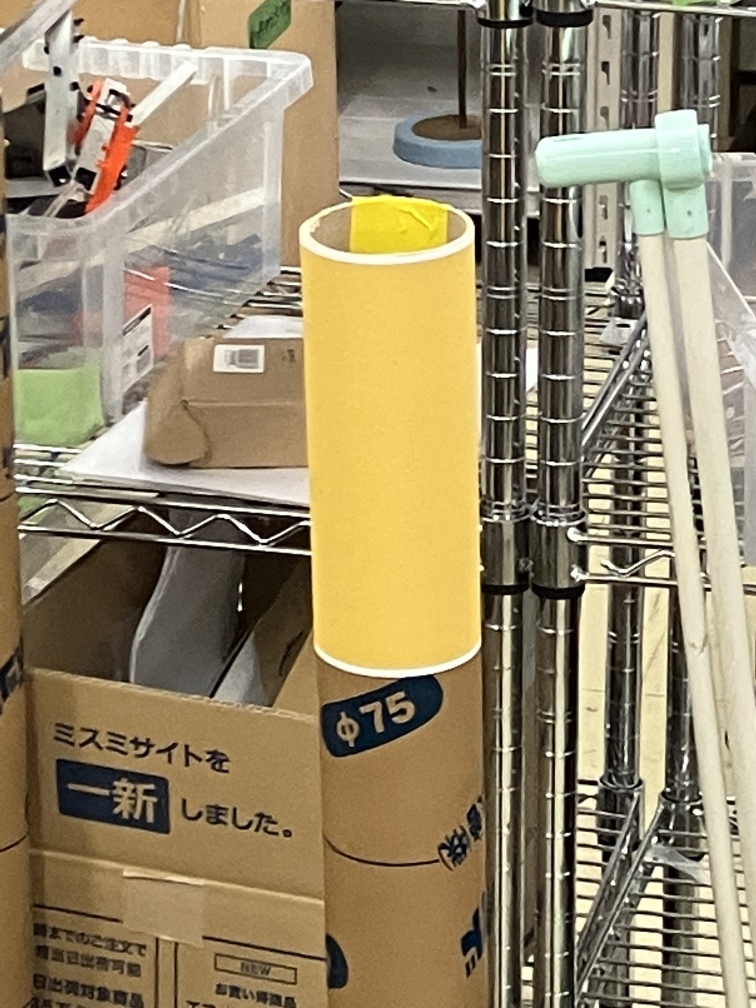
#> input picture G-eye-3.9/test_images/pole2.JPG, 3024 x 4032 px (shown at 1/4 size)
$ python -i H_change_log.py   (imports and definitions only)
#> lines starting #> are read from the running program, lines starting #| are printed output that depends on the picture
#> further down, picture is the input picture: shape (4032, 3024, 3); mean B, G, R 105.3, 135.9, 149.6
import cv2
import numpy as np
import math

def change_H(img):
#    Hi=0.034439

    h,w = img.shape[:2]

    img2=cv2.cvtColor(img,cv2.COLOR_BGR2HSV)
#> img2: shape (4032, 3024, 3); mean H, S, V 23.5, 84.8, 150.6
    H,S,V=cv2.split(img2)
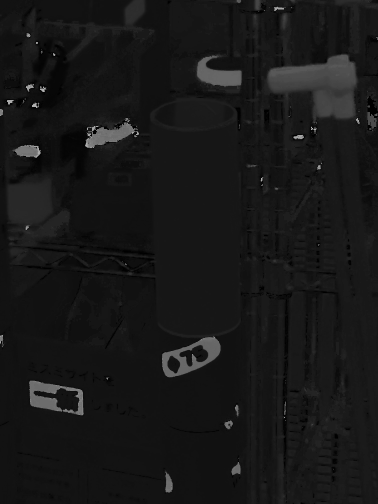
#> H: shape (4032, 3024) (shown at 1/8 size); min 0, max 179, mean 23.5
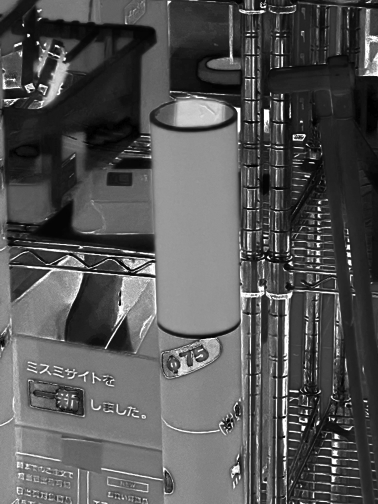
#> S: shape (4032, 3024) (shown at 1/8 size); min 0, max 255, mean 84.8
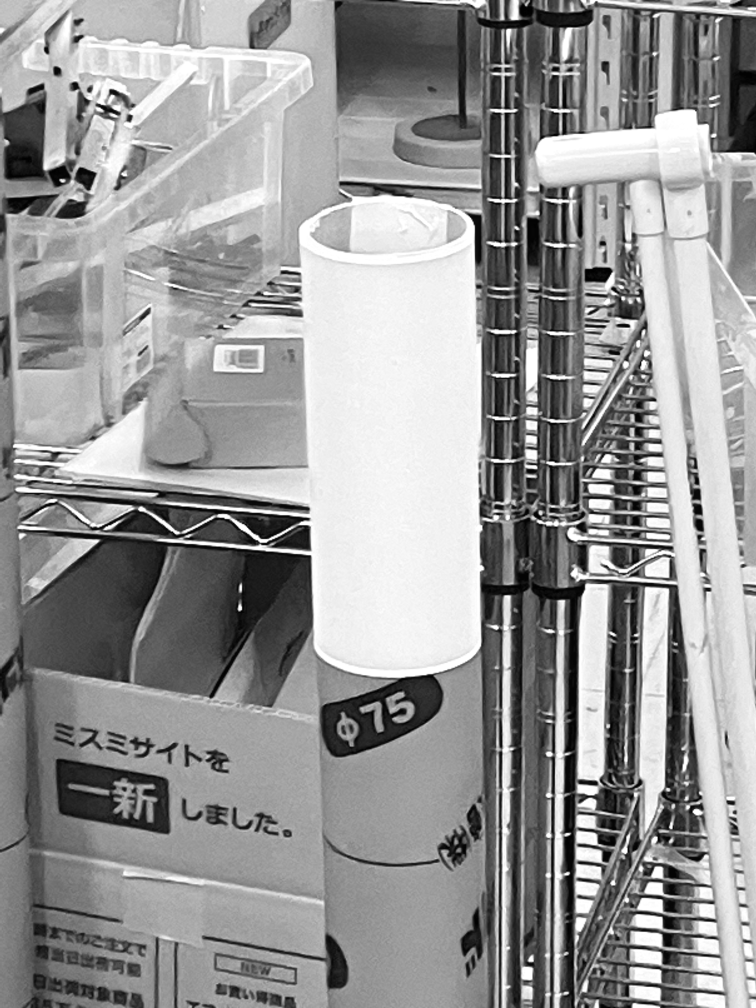
#> V: shape (4032, 3024) (shown at 1/4 size); min 0, max 255, mean 150.6
    #H-=100
    HF=H.astype(np.float32)

    border1=int(w*250/1280)
    border2=int(w*780/1280)

    ran = np.arange(1,w+1).reshape(1,w)
#    print(ran)
    ran2 = np.where(ran<=border1,3-ran*3/border1,ran)
    ran3 = np.where(ran>=border2,((ran-border2)*6)/(w-border2),ran2)
    ran4 = np.where((ran>border1) & (ran<border2),0,ran3)
#    print(ran2)
    print(border2)
#| 1842
    HF+=ran4
    print(border1)
#| 590

    H_Re=HF.astype(np.uint8)

    img2=cv2.merge((H_Re,S,V))
#> img2: shape (4032, 3024, 3); mean H, S, V 24.6, 84.8, 150.6

    img3=cv2.cvtColor(img2,cv2.COLOR_HSV2BGR)

    return H_Re

# [10 lines of commented-out code are left out]

>>> import cv2
>>> picture = cv2.imread('test_images/pole2.JPG')
>>> result = change_H(picture)

$ run again, on G-eye-3.9/test_images/camera.png
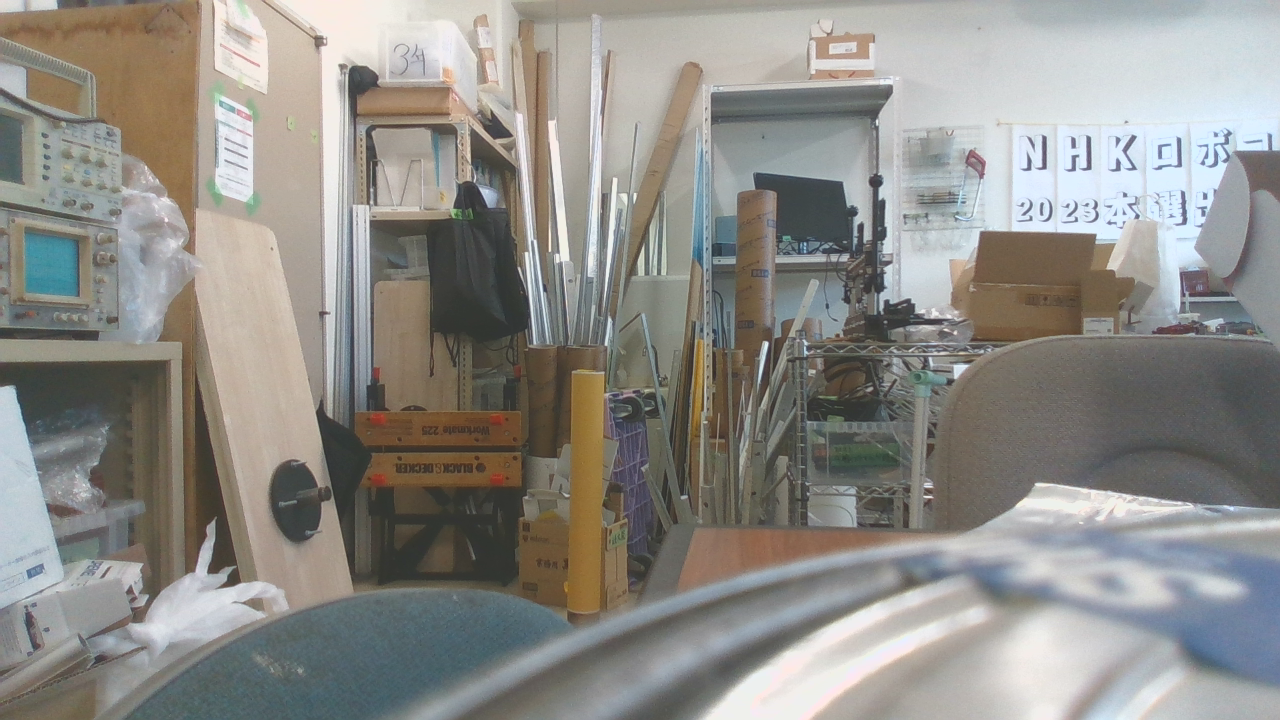
#> input picture G-eye-3.9/test_images/camera.png, 1280 x 720 px
#> picture is the input picture: shape (720, 1280, 3); mean B, G, R 136.3, 141.1, 142.8
#> in change_H, `H,S,V=cv2.split(img2)`:
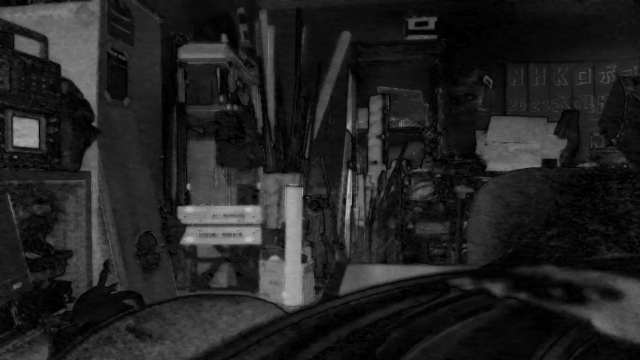
#> S: shape (720, 1280) (shown at 1/2 size); min 0, max 214, mean 34.2
#> in change_H, `H,S,V=cv2.split(img2)`:
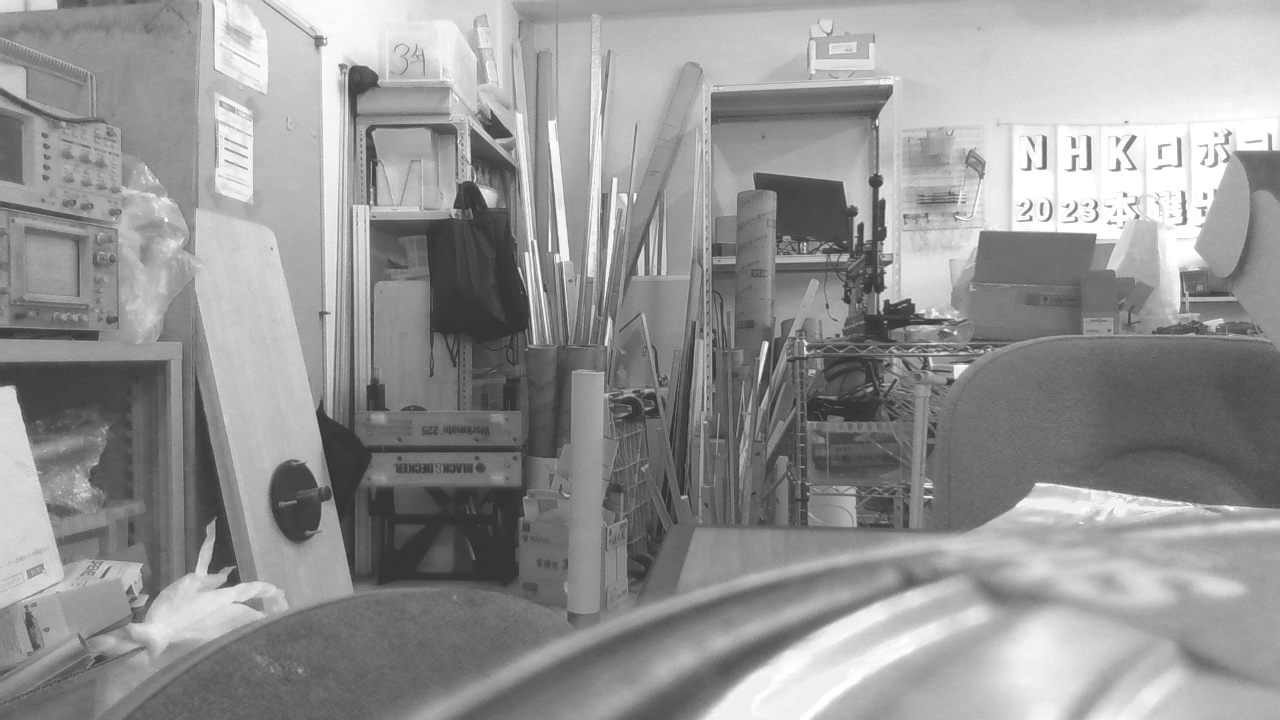
#> V: shape (720, 1280); min 45, max 255, mean 148.8
#| 780
#| 250
